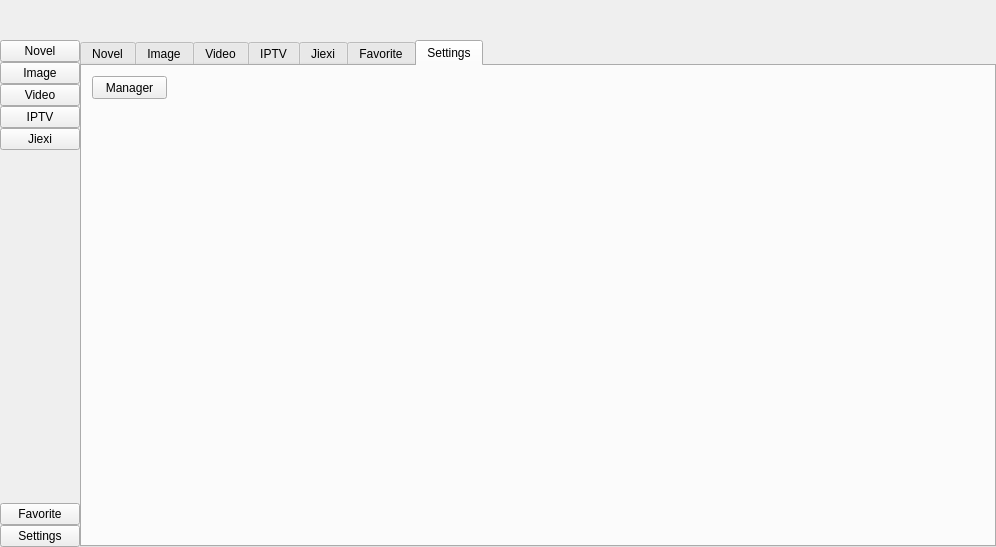
<?xml version="1.0" encoding="UTF-8"?>
<ui version="4.0">
 <class>MainClass</class>
 <widget class="QWidget" name="MainClass">
  <property name="geometry">
   <rect>
    <x>0</x>
    <y>0</y>
    <width>996</width>
    <height>547</height>
   </rect>
  </property>
  <property name="windowTitle">
   <string>MoYu</string>
  </property>
  <property name="styleSheet">
   <string notr="true"/>
  </property>
  <layout class="QGridLayout" name="gridLayout">
   <property name="leftMargin">
    <number>0</number>
   </property>
   <property name="topMargin">
    <number>0</number>
   </property>
   <property name="rightMargin">
    <number>0</number>
   </property>
   <property name="bottomMargin">
    <number>0</number>
   </property>
   <property name="spacing">
    <number>0</number>
   </property>
   <item row="0" column="0">
    <widget class="QWidget" name="main_wgt" native="true">
     <layout class="QGridLayout" name="gridLayout_2">
      <property name="leftMargin">
       <number>0</number>
      </property>
      <property name="topMargin">
       <number>0</number>
      </property>
      <property name="rightMargin">
       <number>0</number>
      </property>
      <property name="bottomMargin">
       <number>0</number>
      </property>
      <property name="spacing">
       <number>0</number>
      </property>
      <item row="2" column="0">
       <widget class="QWidget" name="left_wgt" native="true">
        <property name="maximumSize">
         <size>
          <width>80</width>
          <height>16777215</height>
         </size>
        </property>
        <layout class="QVBoxLayout" name="verticalLayout">
         <property name="spacing">
          <number>0</number>
         </property>
         <property name="leftMargin">
          <number>0</number>
         </property>
         <property name="topMargin">
          <number>0</number>
         </property>
         <property name="rightMargin">
          <number>0</number>
         </property>
         <property name="bottomMargin">
          <number>0</number>
         </property>
         <item>
          <widget class="QPushButton" name="btn_novel">
           <property name="text">
            <string>Novel</string>
           </property>
          </widget>
         </item>
         <item>
          <widget class="QPushButton" name="btn_image">
           <property name="text">
            <string>Image</string>
           </property>
          </widget>
         </item>
         <item>
          <widget class="QPushButton" name="btn_video">
           <property name="text">
            <string>Video</string>
           </property>
          </widget>
         </item>
         <item>
          <widget class="QPushButton" name="btn_iptv">
           <property name="text">
            <string>IPTV</string>
           </property>
          </widget>
         </item>
         <item>
          <widget class="QPushButton" name="btn_jiexi">
           <property name="text">
            <string>Jiexi</string>
           </property>
          </widget>
         </item>
         <item>
          <spacer name="verticalSpacer">
           <property name="orientation">
            <enum>Qt::Vertical</enum>
           </property>
           <property name="sizeHint" stdset="0">
            <size>
             <width>20</width>
             <height>40</height>
            </size>
           </property>
          </spacer>
         </item>
         <item>
          <widget class="QPushButton" name="btn_favorite">
           <property name="text">
            <string>Favorite</string>
           </property>
          </widget>
         </item>
         <item>
          <widget class="QPushButton" name="btn_settings">
           <property name="text">
            <string>Settings</string>
           </property>
          </widget>
         </item>
        </layout>
       </widget>
      </item>
      <item row="1" column="0" colspan="2">
       <widget class="QWidget" name="windows_wgt" native="true">
        <property name="minimumSize">
         <size>
          <width>0</width>
          <height>40</height>
         </size>
        </property>
        <property name="maximumSize">
         <size>
          <width>16777215</width>
          <height>40</height>
         </size>
        </property>
       </widget>
      </item>
      <item row="2" column="1">
       <widget class="QTabWidget" name="body_wgt">
        <property name="currentIndex">
         <number>6</number>
        </property>
        <widget class="QWidget" name="tab_novel">
         <attribute name="title">
          <string>Novel</string>
         </attribute>
         <layout class="QGridLayout" name="gridLayout_3">
          <property name="leftMargin">
           <number>0</number>
          </property>
          <property name="topMargin">
           <number>0</number>
          </property>
          <property name="rightMargin">
           <number>0</number>
          </property>
          <property name="bottomMargin">
           <number>0</number>
          </property>
          <property name="spacing">
           <number>0</number>
          </property>
          <item row="0" column="0">
           <widget class="QWidget" name="widget_4" native="true">
            <property name="maximumSize">
             <size>
              <width>220</width>
              <height>16777215</height>
             </size>
            </property>
            <layout class="QGridLayout" name="gridLayout_4">
             <property name="leftMargin">
              <number>0</number>
             </property>
             <property name="topMargin">
              <number>0</number>
             </property>
             <property name="rightMargin">
              <number>0</number>
             </property>
             <property name="bottomMargin">
              <number>0</number>
             </property>
             <property name="spacing">
              <number>0</number>
             </property>
            </layout>
           </widget>
          </item>
         </layout>
        </widget>
        <widget class="QWidget" name="table_image">
         <attribute name="title">
          <string>Image</string>
         </attribute>
        </widget>
        <widget class="QWidget" name="tab_video">
         <attribute name="title">
          <string>Video</string>
         </attribute>
         <widget class="QPushButton" name="btn_player">
          <property name="geometry">
           <rect>
            <x>10</x>
            <y>10</y>
            <width>75</width>
            <height>23</height>
           </rect>
          </property>
          <property name="text">
           <string>player</string>
          </property>
         </widget>
        </widget>
        <widget class="QWidget" name="tab_iptv">
         <attribute name="title">
          <string>IPTV</string>
         </attribute>
         <widget class="QPushButton" name="pushButton_4">
          <property name="geometry">
           <rect>
            <x>10</x>
            <y>10</y>
            <width>75</width>
            <height>23</height>
           </rect>
          </property>
          <property name="text">
           <string>player</string>
          </property>
         </widget>
        </widget>
        <widget class="QWidget" name="tab_jiexi">
         <attribute name="title">
          <string>Jiexi</string>
         </attribute>
         <widget class="QPushButton" name="pushButton_5">
          <property name="geometry">
           <rect>
            <x>10</x>
            <y>10</y>
            <width>75</width>
            <height>23</height>
           </rect>
          </property>
          <property name="text">
           <string>player</string>
          </property>
         </widget>
        </widget>
        <widget class="QWidget" name="tab_favorite">
         <attribute name="title">
          <string>Favorite</string>
         </attribute>
        </widget>
        <widget class="QWidget" name="tab_settings">
         <attribute name="title">
          <string>Settings</string>
         </attribute>
         <widget class="QPushButton" name="btn_manager">
          <property name="geometry">
           <rect>
            <x>10</x>
            <y>10</y>
            <width>75</width>
            <height>23</height>
           </rect>
          </property>
          <property name="text">
           <string>Manager</string>
          </property>
         </widget>
        </widget>
       </widget>
      </item>
     </layout>
    </widget>
   </item>
  </layout>
 </widget>
 <resources/>
 <connections/>
</ui>
